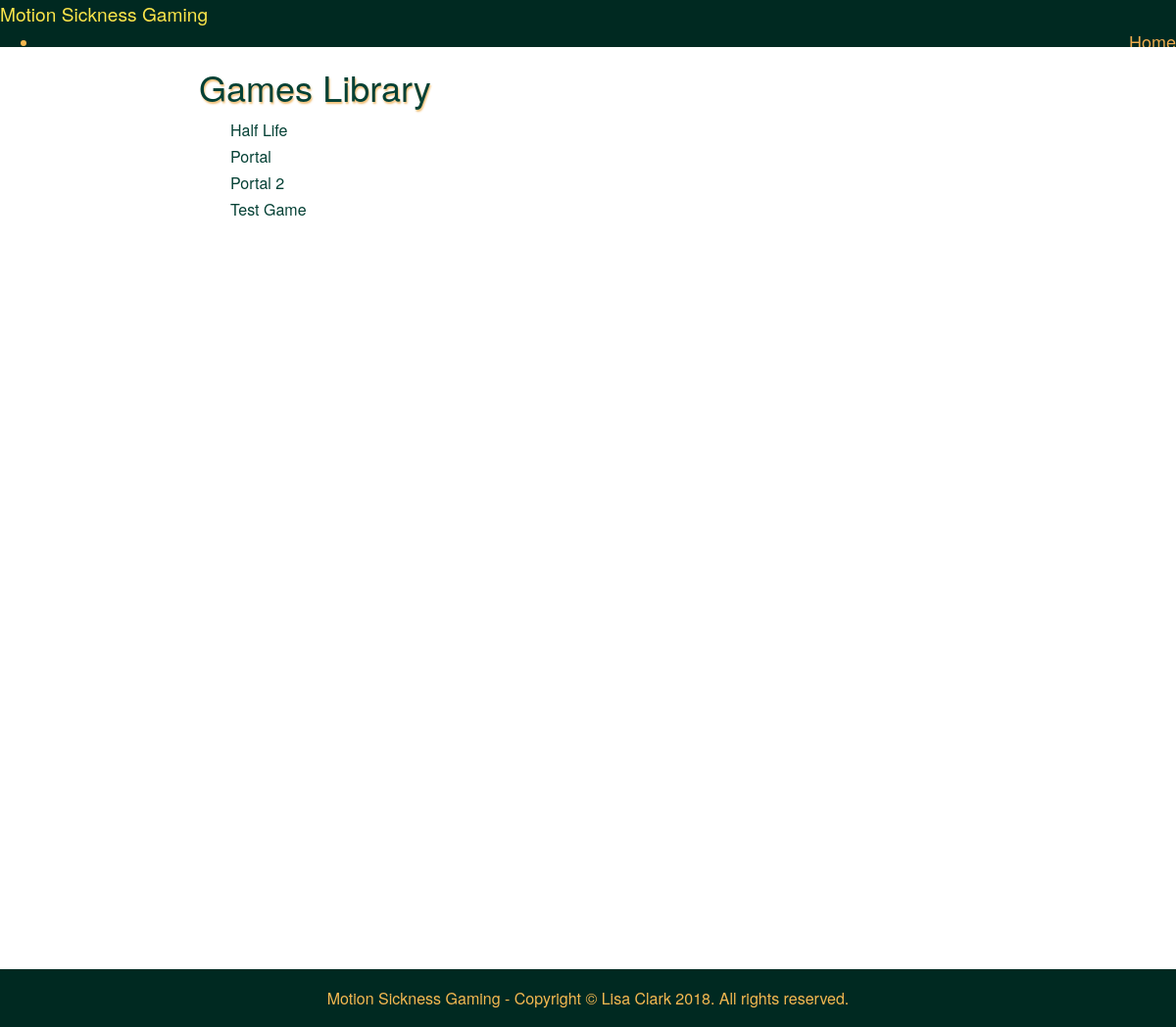
/view/php/games.php, run on the app's committed database.
### tables this page shows
CREATE TABLE `game` (
  `gameID` int(10) UNSIGNED NOT NULL,
  `gameName` varchar(100) NOT NULL,
  `gameThUp` int(10) UNSIGNED NOT NULL,
  `gameThDown` int(10) UNSIGNED NOT NULL,
  `gameDate` datetime NOT NULL DEFAULT CURRENT_TIMESTAMP
);

### model/dbfunctions.php (called while the page is built, shortened)
<?php
function gamelist() {
    $selectgames = "SELECT * from game ORDER BY gameName;";
    include 'connect.php';
    $stmt = $conn->prepare($selectgames);
    $stmt->execute();
    return $staticresult = $stmt->fetchAll(PDO::FETCH_ASSOC);
}
?>

### view/php/games.php (the view, shortened to what this page needs)
<?php
    include 'header.php';
    include 'nav.php';
    include '../../model/connect.php';
    include '../../model/dbfunctions.php';
?>
<div class="container game-page">
    <div class="game-button">
        <h1 class="inline">Games Library</h1>
    </div>
    <ul id="gamelist">
        <?php
            $allgames = gamelist();
            foreach($allgames as $row) {
                echo '<li><a href="individual_games.php?gameID='. $row['gameID'] . '">' . $row['gameName'] . '</a></li>';
            }
        ?>
    </ul>
</div>
<?php
    include 'footer.php';
?>

### view/css/layouts/marketing.css (style rules this page uses)
* { -webkit-box-sizing: border-box; -moz-box-sizing: border-box; box-sizing: border-box; }
body { line-height: 1.7em; color: #002921; font-size: 13px; background-image: url(../../img/background.jpg); background-attachment: fixed; }
h1, h2, h3, h4, h5, h6, label { color: #054135; }
@media (min-width: 48em) { body { font-size: 16px; } }

### view/css/style.css (style rules this page uses)
.game-page { padding-top: 5px; margin: 0 auto; background: rgba(255,255,255,0.4); width: 70%; min-height: 1000px; }
.game-page h1 { text-shadow: 1px 2px 2px rgba(238,172,78,0.8); padding-top: 2%; }
.game-page h1, .game-page h2 { padding-left: 1%; }
.game-page ul { list-style-type: none; }
.game-page li a { color: #054135; }
.inline { display: inline-block; }
a { color: #054135; }
.game-button { margin-top: -20px; }

### data on the page
game: gameName "Half Life"
game: gameName "Portal"
game: gameName "Portal 2"
game: gameName "Test Game"
